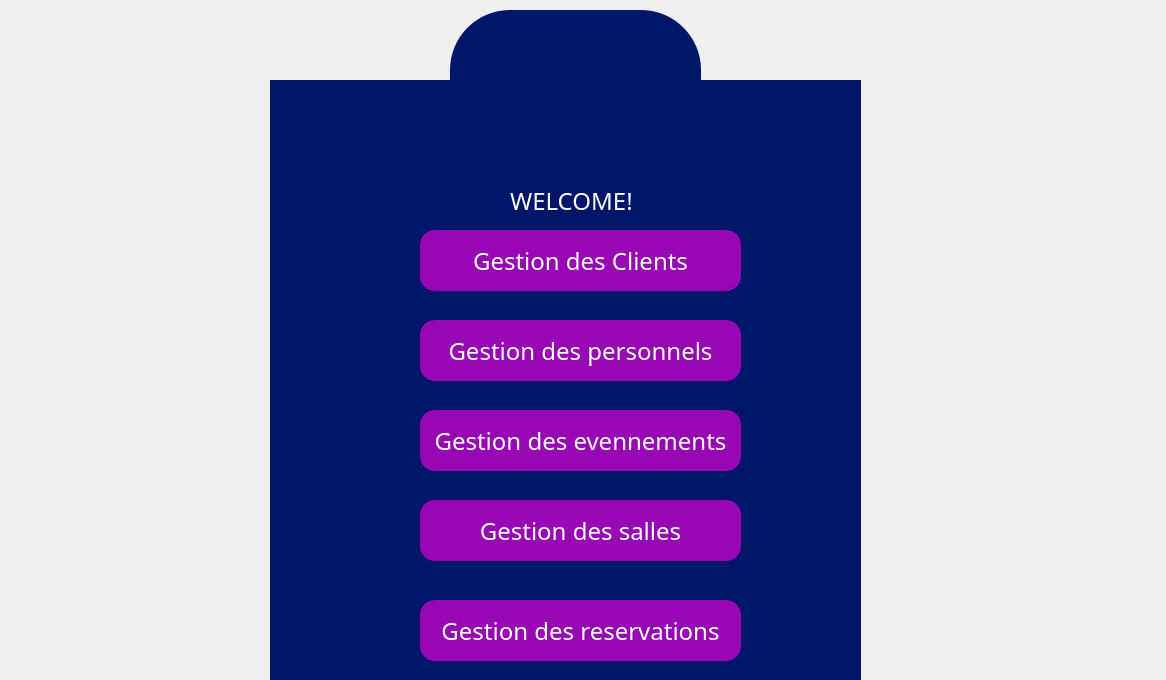
<?xml version="1.0" encoding="UTF-8"?>
<ui version="4.0">
 <class>mainwindow2</class>
 <widget class="QDialog" name="mainwindow2">
  <property name="geometry">
   <rect>
    <x>0</x>
    <y>0</y>
    <width>1166</width>
    <height>680</height>
   </rect>
  </property>
  <property name="windowTitle">
   <string>Dialog</string>
  </property>
  <property name="styleSheet">
   <string notr="true"/>
  </property>
  <widget class="QFrame" name="frame">
   <property name="geometry">
    <rect>
     <x>270</x>
     <y>80</y>
     <width>591</width>
     <height>601</height>
    </rect>
   </property>
   <property name="styleSheet">
    <string notr="true">*{
font-family:century gothic;
font-size:24px;
}

QFrame{
background:#01166B;
}
QPushButton{
border-radius:60px;
background:#01166B;
}

QToolButton{
border-radius:60px;
background:#01166B;
}
QLabel{
color:white;}

QPushButton{
color:white;
border-radius:15px;
background:#9708B4;
}
QPushButton:hover{
color:#78B5F1;
border-radius:15px;
background:#0381F9;
}
</string>
   </property>
   <property name="frameShape">
    <enum>QFrame::StyledPanel</enum>
   </property>
   <property name="frameShadow">
    <enum>QFrame::Raised</enum>
   </property>
   <widget class="QPushButton" name="pushButton">
    <property name="geometry">
     <rect>
      <x>150</x>
      <y>330</y>
      <width>321</width>
      <height>61</height>
     </rect>
    </property>
    <property name="text">
     <string>Gestion des evennements</string>
    </property>
   </widget>
   <widget class="QPushButton" name="pushButton_6">
    <property name="geometry">
     <rect>
      <x>150</x>
      <y>420</y>
      <width>321</width>
      <height>61</height>
     </rect>
    </property>
    <property name="text">
     <string>Gestion des salles</string>
    </property>
   </widget>
   <widget class="QPushButton" name="pushButton_5">
    <property name="geometry">
     <rect>
      <x>150</x>
      <y>520</y>
      <width>321</width>
      <height>61</height>
     </rect>
    </property>
    <property name="text">
     <string>Gestion des reservations</string>
    </property>
   </widget>
   <widget class="QPushButton" name="pushButton_2">
    <property name="geometry">
     <rect>
      <x>150</x>
      <y>150</y>
      <width>321</width>
      <height>61</height>
     </rect>
    </property>
    <property name="text">
     <string>Gestion des Clients</string>
    </property>
   </widget>
   <widget class="QPushButton" name="pushButton_3">
    <property name="geometry">
     <rect>
      <x>150</x>
      <y>240</y>
      <width>321</width>
      <height>61</height>
     </rect>
    </property>
    <property name="text">
     <string>Gestion des personnels</string>
    </property>
   </widget>
   <widget class="QLabel" name="label">
    <property name="geometry">
     <rect>
      <x>240</x>
      <y>100</y>
      <width>181</width>
      <height>41</height>
     </rect>
    </property>
    <property name="text">
     <string>WELCOME!</string>
    </property>
   </widget>
  </widget>
  <widget class="QToolButton" name="toolButton">
   <property name="geometry">
    <rect>
     <x>450</x>
     <y>10</y>
     <width>251</width>
     <height>171</height>
    </rect>
   </property>
   <property name="styleSheet">
    <string notr="true">*{
font-family:century gothic;
font-size:24px;
}

QFrame{
background:#01166B;
}
QPushButton{
border-radius:60px;
background:#01166B;
}

QToolButton{
border-radius:60px;
background:#01166B;
}
QLabel{
color:white;}

QPushButton{
color:white;
border-radius:15px;
background:#9708B4;
}
QPushButton:hover{
color:#78B5F1;
border-radius:15px;
background:#0381F9;
}
</string>
   </property>
   <property name="text">
    <string/>
   </property>
   <property name="icon">
    <iconset resource="icons.qrc">
     <normaloff>:/icons/LOGO DES.png</normaloff>:/icons/LOGO DES.png</iconset>
   </property>
   <property name="iconSize">
    <size>
     <width>200</width>
     <height>120</height>
    </size>
   </property>
  </widget>
 </widget>
 <resources>
  <include location="icons.qrc"/>
 </resources>
 <connections/>
</ui>
